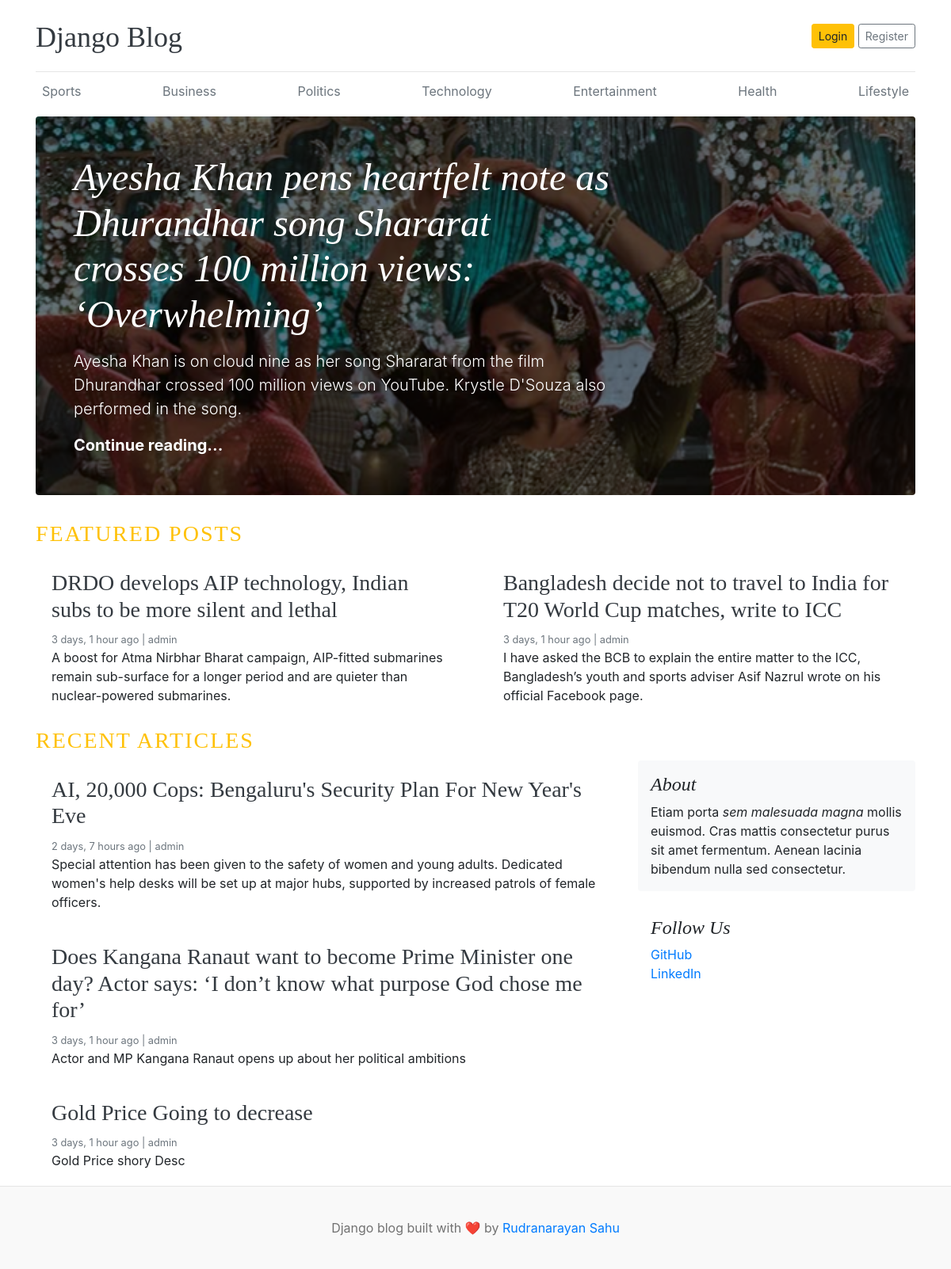
The app's page /, older data.
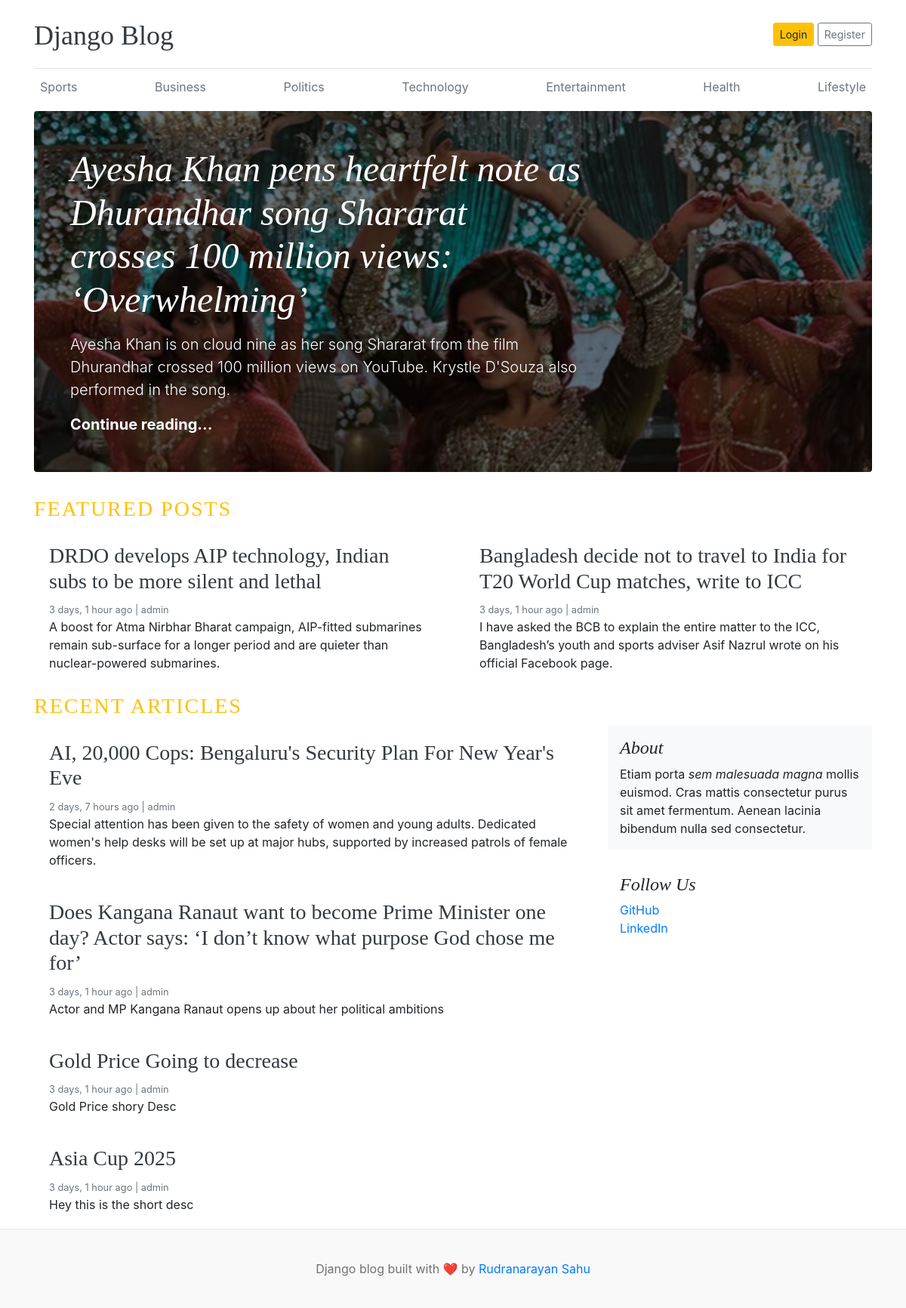
The same page, newer data.
### blogs/models.py (models this page shows, shortened)
class Category(models.Model):
    category_name = models.CharField(max_length=50, unique=True)
    created_at = models.DateTimeField(auto_now_add=True)
    updated_at = models.DateTimeField(auto_now=True)
    class Meta:
        verbose_name = "Category"
        verbose_name_plural = "Categories"

class Blog(models.Model):
    title = models.CharField(max_length=200)
    slug = models.SlugField(max_length=200, unique=True, blank=True)
    category = models.ForeignKey(Category, on_delete=models.CASCADE)
    author = models.ForeignKey(User, on_delete=models.CASCADE)
    featured_image = models.ImageField(upload_to='uploads/%Y/%m/%d/',)
    short_description = models.TextField(max_length=500)
    blog_body = models.TextField(max_length=2000)
    status = models.CharField(max_length=20, choices=STATUS_CHOICES, default="Draft")
    is_featured = models.BooleanField(default=False)
    created_at = models.DateTimeField(auto_now_add=True)
    updated_at = models.DateTimeField(auto_now=True)
    class Meta:
        verbose_name = "Blog"
        verbose_name_plural = "Blogs"

### blog_main/views.py (the view)
# urls.py: 2. Add a URL to urlpatterns:  path('', views.home, name='home')
def home(request):
    featured_posts = Blog.objects.filter(is_featured=True).order_by('-created_at')
    posts = Blog.objects.filter(is_featured=False, status="Published").order_by('-created_at')
    context = {
        'featured_posts': featured_posts,
        'posts': posts,
    }
    return render(request, 'home.html', context)

### blogs/context_processors.py (called while the page is built)
def get_categories(request):
    from blogs.models import Category
    categories = Category.objects.all()
    return {'categories': categories}

### templates/home.html (shortened to what this page needs)
{% extends 'base.html' %}
{% block content %}
        {% for post in featured_posts %} {% if forloop.first %}
        <div class="jumbotron p-3 p-md-5 text-white rounded bg-dark"
            style="background-image: url({{ post.featured_image.url }});background-blend-mode: overlay;background-size:cover;">
            <div class="col-md-8 px-0">
                <h1 class="display-4 font-italic">{{ post.title }}</h1>
                <p class="lead my-3">{{ post.short_description | truncatewords:30 }}</p>
                <p class="lead mb-0">
                    <a href="{% url 'blogs' post.slug %}" class="text-white font-weight-bold">Continue reading...</a>
                </p>
            </div>
        </div>
        {% endif %} {% endfor %}
        <h3 class="text-uppercase text-warning" style="letter-spacing: 2px">
            Featured Posts
        </h3>
        <div class="row mb-2">
            {% for post in featured_posts %} {% if not forloop.first %}
            <div class="col-md-6">
                <div class="card border-0">
                    <div class="card-body">
                        <h3><a class="text-dark" href="{% url 'blogs' post.slug %}">{{ post.title }}</a></h3>
                        <small class="mb-1 text-muted">{{ post.created_at | timesince }} ago | {{ post.author }}</small>
                        <p class="card-text">{{ post.short_description | truncatewords:30 }}</p>
                    </div>
                </div>
            </div>
            {% endif %} {% endfor %}
        </div>
        <h3 class="text-uppercase text-warning" style="letter-spacing: 2px">
            Recent Articles
        </h3>
        <main role="main" class="container p-0">
            <div class="row">
                <div class="col-md-8 blog-main">
                    {% for post in posts %}
                    <div class="card border-0">
                        <div class="card-body">
                            <h3><a class="text-dark" href="{% url 'blogs' post.slug %}">{{ post.title }}</a></h3>
                            <small class="mb-1 text-muted">{{ post.created_at | timesince }} ago | {{ post.author }}</small>
                            <p class="card-text">{{ post.short_description | truncatewords:50 }}</p>
                        </div>
                    </div>
                    {% endfor %}
                </div>
                <aside class="col-md-4 blog-sidebar">
                    <div class="p-3 mb-3 bg-light rounded">
                        <h4 class="font-italic">About</h4>
                        <p class="mb-0">
                            Etiam porta <em>sem malesuada magna</em> mollis euismod. Cras
                            mattis consectetur purus sit amet fermentum. Aenean lacinia
                            bibendum nulla sed consectetur.
                        </p>
                    </div>
                    <div class="p-3">
                        <h4 class="font-italic">Follow Us</h4>
                        <ol class="list-unstyled">
                            <li><a href="#">GitHub</a></li>
                            <li><a href="#">LinkedIn</a></li>
                        </ol>
                    </div>
                </aside>
            </div>
        </main>
    </div>
{% endblock %}

### templates/base.html (shortened to what this page needs)
{% load static %}
<!DOCTYPE html>
<html lang="en">
<head>
    <link href="https://getbootstrap.com/docs/4.0/dist/css/bootstrap.min.css" rel="stylesheet" />
    <link href="{% static 'css/blog.css' %}" rel="stylesheet" />
</head>
<body>
    <div class="container">
        <header class="blog-header py-3">
            <div class="row flex-nowrap justify-content-between align-items-center">
                <div class="col-8 pt-1">
                    <a class="blog-header-logo text-dark" href="/">Django Blog</a>
                </div>
                <div class="col-4 d-flex justify-content-end align-items-center">
                    <a class="btn btn-sm btn-warning" href="#">Login</a> &nbsp;
                    <a class="btn btn-sm btn-outline-secondary" href="#">Register</a>
                </div>
            </div>
        </header>
        <div class="nav-scroller py-1 mb-2">
            <nav class="nav d-flex justify-content-between">
                {% for category in categories %}
                <a class="p-2 text-muted" href="{% url 'posts_by_category' category.id %}">{{ category.category_name }}</a>
                {% endfor %}
            </nav>
        </div>
    {% block content %}
    {% endblock %}
    <footer class="blog-footer">
        <p>Django blog built with ❤️ by <a href="#">Rudranarayan Sahu</a></p>
    </footer>
</body>
</html>

Row changes from the older to the newer data that the page shows:
now on this page (row edited): Blog: title "Asia Cup 2025", created_at "3 days, 1 hour", author "admin", short_description "Hey this is the short desc", shown under "RECENT ARTICLES"
